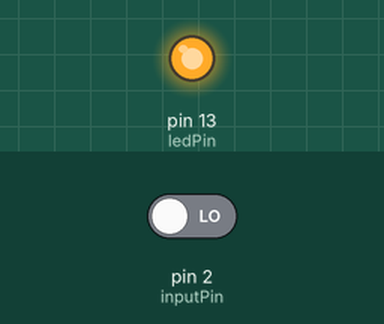
Bench run of a sketch on a simulated Arduino Uno, built with avr-gcc and run on an emulated ATmega328P. On the bench: output pins drawn as LEDs (lit = HIGH). The inputs (shaded band) are chosen by the test bench; at power-on: pin 2 (inputPin) LOW.

Above: at 1.2 s.
1.3 s: pin 2 (inputPin) driven HIGH
At 2.1 s:
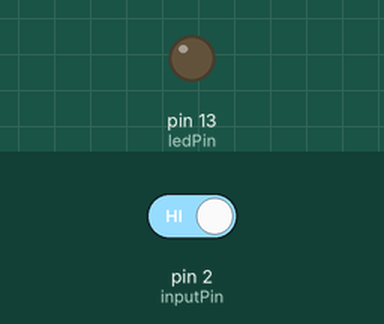
2.8 s: pin 2 (inputPin) driven LOW
At 3.3 s:
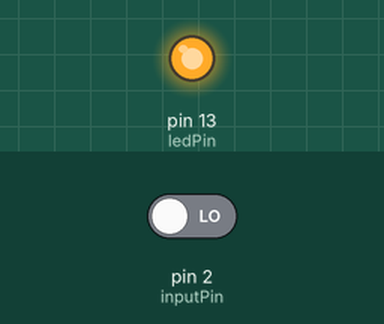
Timing chart, 0 to 5.8 s (numbered marks = the images above; inputs shaded):
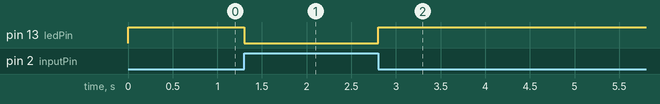

The sketch:

pull_up_button_led.ino
```cpp
// pull_up_button_led.ino
// a pushbutton is used to send a pull up signal through a digital pin to an led.
// a pull up switch sets the output to HIGH when the input is LOW and the out to LOW when the input is HIGH.

const int ledPin    = 13;
const int inputPin  = 2;

void setup() {
  pinMode(ledPin, OUTPUT);
  pinMode(inputPin, INPUT);
}

void loop() {
  int val = digitalRead(inputPin);
  if (val == HIGH) {
    digitalWrite(ledPin, LOW);
  } else {
    digitalWrite(ledPin, HIGH);
  }
}
```

Measured:
- after the input at 1.3 s, pin 13 (ledPin): HIGH → LOW at once
- after the input at 2.8 s, pin 13 (ledPin): LOW → HIGH at once
